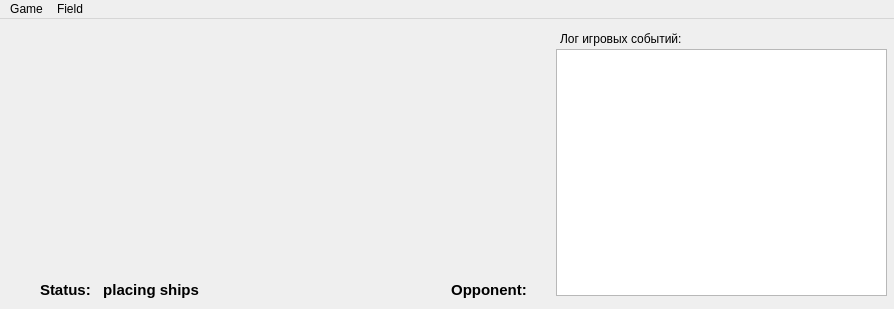
<?xml version="1.0" encoding="UTF-8"?>
<ui version="4.0">
 <class>MainWindow</class>
 <widget class="QMainWindow" name="MainWindow">
  <property name="windowModality">
   <enum>Qt::NonModal</enum>
  </property>
  <property name="geometry">
   <rect>
    <x>0</x>
    <y>0</y>
    <width>894</width>
    <height>309</height>
   </rect>
  </property>
  <property name="minimumSize">
   <size>
    <width>894</width>
    <height>309</height>
   </size>
  </property>
  <property name="maximumSize">
   <size>
    <width>894</width>
    <height>309</height>
   </size>
  </property>
  <property name="windowTitle">
   <string>Sea Battle: Oldschool</string>
  </property>
  <widget class="QWidget" name="centralWidget">
   <widget class="QLabel" name="labelStatus">
    <property name="geometry">
     <rect>
      <x>40</x>
      <y>260</y>
      <width>531</width>
      <height>21</height>
     </rect>
    </property>
    <property name="font">
     <font>
      <pointsize>11</pointsize>
      <weight>75</weight>
      <italic>false</italic>
      <bold>true</bold>
      <underline>false</underline>
      <strikeout>false</strikeout>
      <kerning>true</kerning>
     </font>
    </property>
    <property name="text">
     <string>Status:   placing ships</string>
    </property>
   </widget>
   <widget class="QLabel" name="labelOpponent">
    <property name="geometry">
     <rect>
      <x>330</x>
      <y>260</y>
      <width>201</width>
      <height>21</height>
     </rect>
    </property>
    <property name="font">
     <font>
      <pointsize>11</pointsize>
      <weight>75</weight>
      <italic>false</italic>
      <bold>true</bold>
      <underline>false</underline>
      <strikeout>false</strikeout>
      <kerning>true</kerning>
     </font>
    </property>
    <property name="text">
     <string>Opponent: </string>
    </property>
    <property name="alignment">
     <set>Qt::AlignRight|Qt::AlignTrailing|Qt::AlignVCenter</set>
    </property>
   </widget>
   <widget class="QListView" name="gameLog">
    <property name="geometry">
     <rect>
      <x>556</x>
      <y>30</y>
      <width>331</width>
      <height>247</height>
     </rect>
    </property>
   </widget>
   <widget class="QLabel" name="label">
    <property name="geometry">
     <rect>
      <x>560</x>
      <y>10</y>
      <width>221</width>
      <height>20</height>
     </rect>
    </property>
    <property name="text">
     <string>Лог игровых событий:</string>
    </property>
   </widget>
  </widget>
  <widget class="QMenuBar" name="menuBar">
   <property name="geometry">
    <rect>
     <x>0</x>
     <y>0</y>
     <width>894</width>
     <height>22</height>
    </rect>
   </property>
   <widget class="QMenu" name="menuFile">
    <property name="title">
     <string>Game</string>
    </property>
    <addaction name="actionStart"/>
    <addaction name="actionLeave"/>
    <addaction name="separator"/>
    <addaction name="actionQuit"/>
   </widget>
   <widget class="QMenu" name="menuField">
    <property name="title">
     <string>Field</string>
    </property>
    <addaction name="actionClear"/>
    <addaction name="actionRandom"/>
   </widget>
   <addaction name="menuFile"/>
   <addaction name="menuField"/>
  </widget>
  <action name="actionStart">
   <property name="text">
    <string>Start</string>
   </property>
   <property name="shortcut">
    <string>Ctrl+S</string>
   </property>
  </action>
  <action name="actionQuit">
   <property name="text">
    <string>Quit</string>
   </property>
   <property name="shortcut">
    <string>Ctrl+Q</string>
   </property>
  </action>
  <action name="actionClear">
   <property name="text">
    <string>Clear</string>
   </property>
   <property name="shortcut">
    <string>Ctrl+C</string>
   </property>
  </action>
  <action name="actionRandom">
   <property name="text">
    <string>Random</string>
   </property>
   <property name="shortcut">
    <string>Ctrl+R</string>
   </property>
  </action>
  <action name="actionLeave">
   <property name="text">
    <string>Leave</string>
   </property>
   <property name="shortcut">
    <string>Ctrl+L</string>
   </property>
  </action>
 </widget>
 <layoutdefault spacing="6" margin="11"/>
 <resources/>
 <connections/>
</ui>
